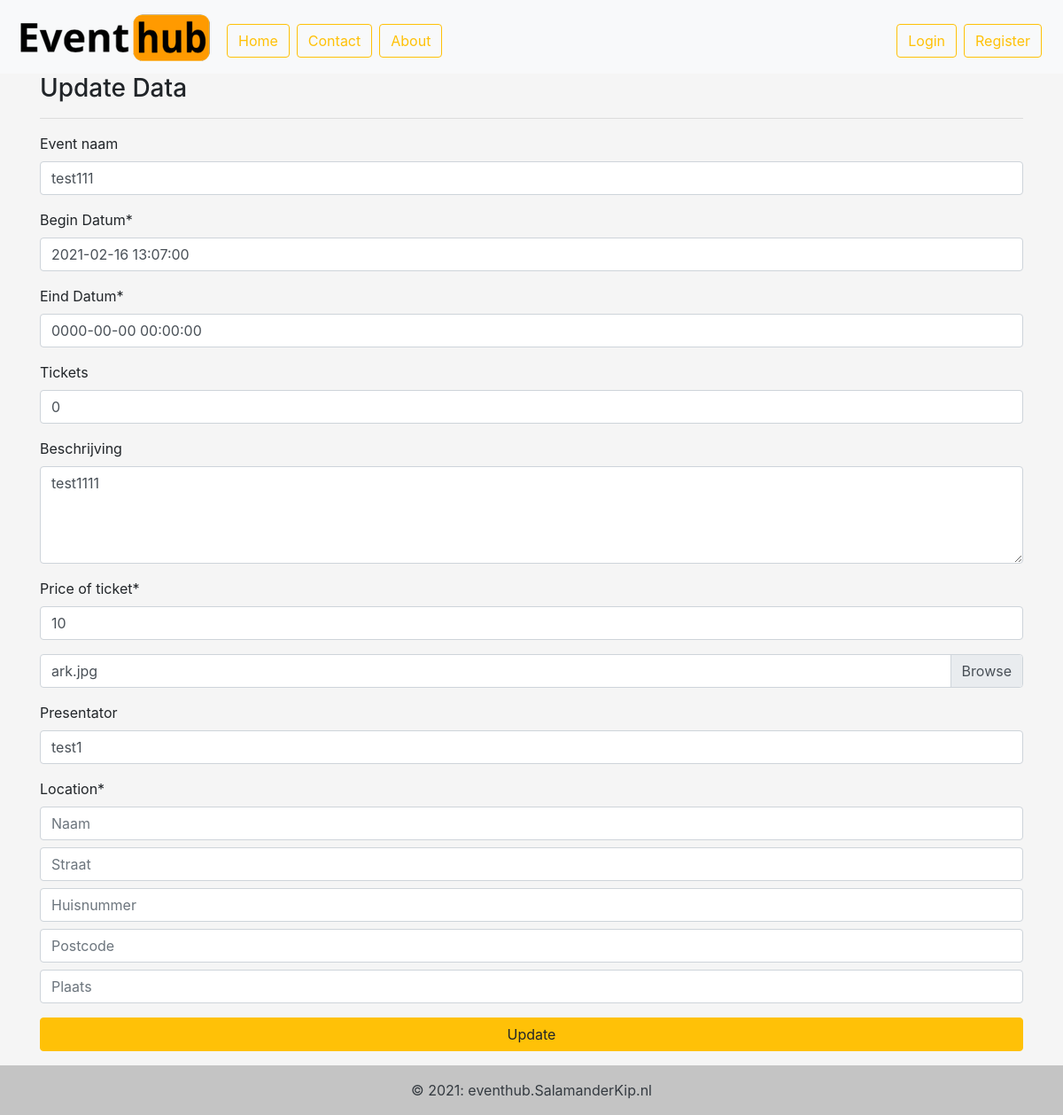
The app's page /updateEvent.php?upd=39 with its own data.
### tables this page shows
CREATE TABLE `eventhubdetail` (
  `id` int(11) NOT NULL,
  `eventnaam` varchar(50) NOT NULL,
  `begindatum` datetime NOT NULL,
  `tickets` varchar(50) NOT NULL,
  `beschrijving` varchar(350) NOT NULL,
  `prijs` double NOT NULL,
  `imgevent` varchar(100) DEFAULT NULL,
  `presentator` varchar(50) NOT NULL,
  `totaltickets` int(10) NOT NULL,
  `creator` varchar(50) NOT NULL,
  `einddatum` datetime NOT NULL,
  `naam` varchar(50) NOT NULL,
  `straat` varchar(50) NOT NULL,
  `huisnummer en tvg` varchar(10) NOT NULL,
  `postcode` varchar(8) NOT NULL,
  `plaats` varchar(50) NOT NULL
);

### updateEvent.php (the view, shortened to what this page needs)
<?php
require 'config/config.php';
if (isset($_GET['upd'])) {
	$id     = $_GET['upd'];
	$query  = "SELECT * FROM `eventhubdetail` WHERE id=$id";
	$result = mysqli_query($con, $query);
	$user   = mysqli_fetch_assoc($result);
}
?>
<!DOCTYPE html>
<html lang='en'>
<head>
	<link rel="stylesheet" href="https://stackpath.bootstrapcdn.com/bootstrap/4.4.1/css/bootstrap.min.css">
	<link href='assets/css/style.css' rel='stylesheet'>
</head>
<body>
	<?php
	include 'includes/navbar.php';
	?>
	<div class='container'>
		<h3>Update Data</h3>
		<hr />
		<form name='update' id='update' action='upload-overwrite.php?id=<?php echo $user['id'] ?>' method='post' enctype='multipart/form-data'>
			<div class='form-group'>
				<label for='eventnaam'>Event naam</label>
				<input value="<?php echo $user['eventnaam'] ?>" name='eventnaam' id='eventnaam' type='text' class='form-control' placeholder='eventnaam' required />
			</div>
			<div class='form-group'>
				<label for='begindatum'>Begin Datum*</label>
				<input value="<?php echo $user['begindatum'] ?>" name='begindatum' id='begindatum' type='text' class='form-control' placeholder='begindatum' required />
			</div>
			<div class='form-group'>
				<label for='einddatum'>Eind Datum*</label>
				<input value="<?php echo $user['einddatum'] ?>" name='einddatum' id='einddatum' type='text' class='form-control' placeholder='einddatum' />
			</div>
			<div class='form-group'>
				<label for='tickets'>Tickets</label>
				<input value="<?php echo $user['tickets'] ?>" name='tickets' min="0" id='tickets' type='number' class='form-control' placeholder='Tickets' required />
			</div>
			<div class='form-group'>
				<label for='beschrijving'>Beschrijving</label>
				<textarea value="" name='beschrijving' rows="4" maxlength="350" id='beschrijving' type='text' class='form-control' placeholder='beschrijving' required><?php echo $user['beschrijving'] ?></textarea>
			</div>
			<div class='form-group'>
				<label for='prijs'>Price of ticket*</label>
				<input value="<?php echo $user['prijs'] ?>" name='prijs' id='prijs' min="0" step="0.01" type='number' class='form-control' placeholder='Price of ticket in Euros' required />
			</div>
			<div class="form-group col-12">
				<label for="fileToUpload" class="custom-file-label"><?php echo substr($user['imgevent'], 10) ?></label>
			</div>
			<div class='form-group'>
				<label for='presentator'>Presentator</label>
				<input value="<?php echo $user['presentator'] ?>" name='presentator' id='presentator' type='text' class='form-control' placeholder='Presentator' required />
			</div>
			<div class='form-group'>
				<label for='locatie'>Location*</label>
				<input value="<?php echo $user['naam'] ?>" name='naam' id='naam' type='text' class='form-control' placeholder='Naam' required />
				<input value="<?php echo $user['straat'] ?>" name='straat' id='straat' type='text' class='form-control mt-2' placeholder='Straat' required />
				<input value="<?php echo $user['huisnummer en tvg'] ?>" name='huisnummer' id='huisnummer' type='text' class='form-control mt-2' placeholder='Huisnummer' required />
				<input value="<?php echo $user['postcode'] ?>" name='postcode' id='postcode' type='text' class='form-control mt-2' placeholder='Postcode' required />
				<input value="<?php echo $user['plaats'] ?>" name='plaats' id='plaats' type='text' class='form-control mt-2' placeholder='Plaats' required />
			</div>
			<div class='form-group'>
				<button name='btnupdate' id='update' class='btn btn-warning btn-block'>Update</button>
			</div>
		</form>
	</div>
	<?php
	include 'includes/footer.php';
	?>
</body>
</html>

### assets/css/style.css (style rules this page uses)
body { background: #f5f5f5; }

### records on screen
eventhubdetail: eventnaam "test111", begindatum "2021-02-16 13:07:00", einddatum "0000-00-00 00:00:00", tickets "0", beschrijving "test1111", prijs "10", imgevent "ark.jpg", presentator "test1"
